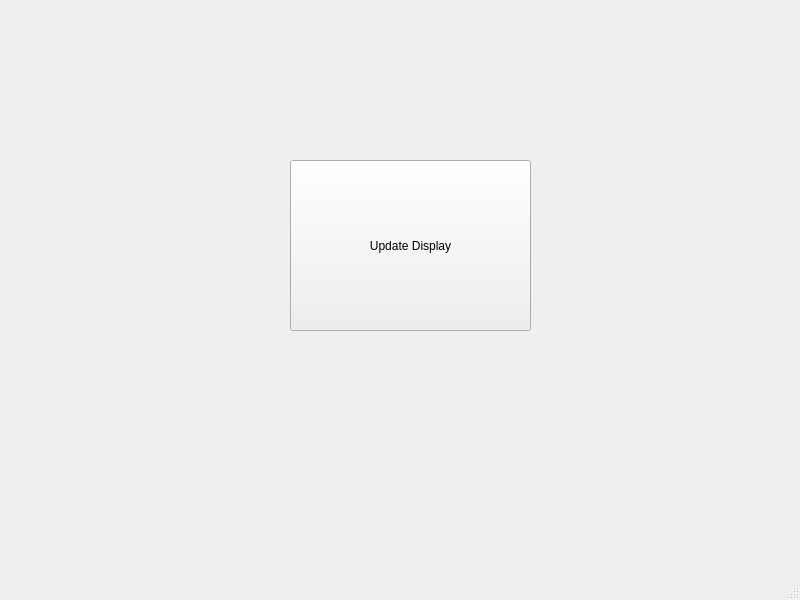
<?xml version="1.0" encoding="UTF-8"?>
<ui version="4.0">
 <class>MainWindow</class>
 <widget class="QMainWindow" name="MainWindow">
  <property name="geometry">
   <rect>
    <x>0</x>
    <y>0</y>
    <width>800</width>
    <height>600</height>
   </rect>
  </property>
  <property name="windowTitle">
   <string>MainWindow</string>
  </property>
  <widget class="QWidget" name="centralwidget">
   <widget class="QPushButton" name="pushButton">
    <property name="geometry">
     <rect>
      <x>290</x>
      <y>160</y>
      <width>241</width>
      <height>171</height>
     </rect>
    </property>
    <property name="text">
     <string>Update Display</string>
    </property>
   </widget>
  </widget>
  <widget class="QMenuBar" name="menubar">
   <property name="geometry">
    <rect>
     <x>0</x>
     <y>0</y>
     <width>800</width>
     <height>22</height>
    </rect>
   </property>
  </widget>
  <widget class="QStatusBar" name="statusbar"/>
 </widget>
 <resources/>
 <connections/>
</ui>
